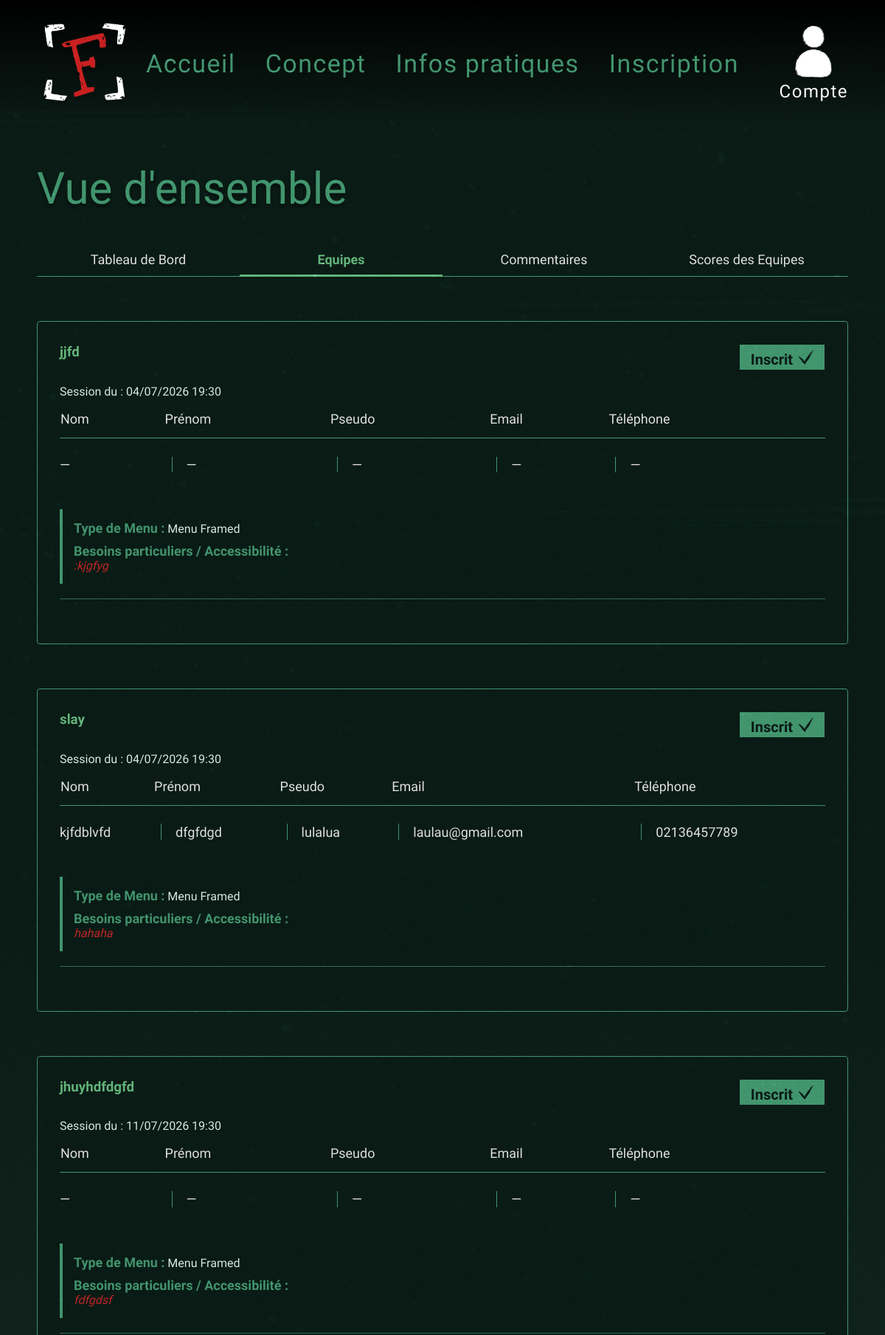
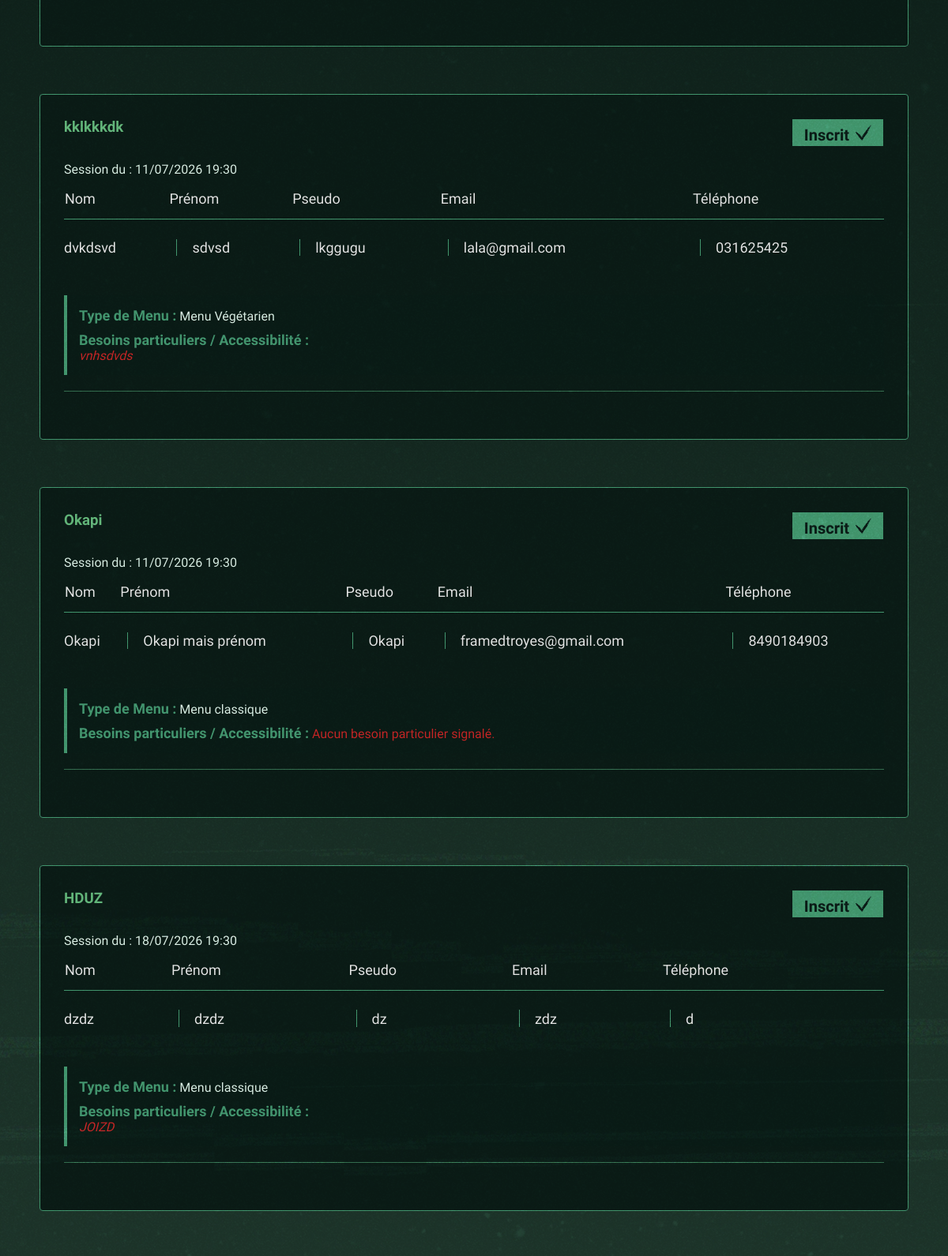
The page /gestion/index.php?onglet=equipes (upper part) on the database its author committed (2 pictures, top to bottom).
### tables this page shows
CREATE TABLE `equipes` (
  `id_equipe` int(11) NOT NULL,
  `nom_equipe` varchar(100) NOT NULL,
  `date_creation` datetime DEFAULT current_timestamp(),
  `nb_participants` int(11) NOT NULL DEFAULT 1,
  `type_menu` varchar(50) NOT NULL DEFAULT 'Menu classique',
  `options_accessibilite` text DEFAULT NULL,
  `id_session` int(11) DEFAULT NULL,
  `score_obtenu` int(11) DEFAULT NULL,
  `score` int(11) NOT NULL DEFAULT 0
);

CREATE TABLE `sessions` (
  `id_session` int(11) NOT NULL,
  `date_session` datetime NOT NULL,
  `est_complete` tinyint(1) NOT NULL DEFAULT 0
);

CREATE TABLE `utilisateurs` (
  `id_utilisateur` int(11) NOT NULL,
  `id_equipe` int(11) NOT NULL,
  `pseudo` varchar(50) NOT NULL,
  `email` varchar(100) NOT NULL,
  `mot_de_passe` varchar(255) NOT NULL,
  `telephone` varchar(15) DEFAULT NULL,
  `role` enum('participant','admin') DEFAULT 'participant',
  `nom` varchar(50) DEFAULT NULL,
  `prenom` varchar(50) DEFAULT NULL
);

### gestion/index.php (called while the page is built, shortened)
<?php
require_once 'admin_model.php';
$onglet = $_GET['onglet'] ?? 'dashboard';
if ($onglet === 'equipes' || $onglet === 'temps') {
    $equipes = recupererToutesLesEquipes();
}
require_once 'admin_view.php';
?>

### gestion/admin_model.php (called while the page is built, shortened)
<?php
require_once __DIR__ . '/../conf/conf.inc.php';
function recupererToutesLesEquipes() {
    global $bdd;
    $req = $bdd->query("
        SELECT e.id_equipe, e.nom_equipe, e.nb_participants, e.type_menu,
               e.options_accessibilite, e.score_obtenu, s.date_session,
               u.nom, u.prenom, u.pseudo AS capitaine_pseudo, u.email, u.telephone
        FROM equipes e
        LEFT JOIN sessions s ON e.id_session = s.id_session
        LEFT JOIN utilisateurs u ON e.id_equipe = u.id_equipe
        ORDER BY s.date_session ASC, e.nom_equipe ASC
    ");
    return $req->fetchAll();
}
?>

### gestion/admin_view.php (the view, shortened to what this page needs)
<?php
require_once '../view/autres_pages/header.php';
?>
<div class="background-gradient-container">
    <div class="dashboard-container">
        <h1 class="dashboard-title">Vue d'ensemble</h1>
        <nav class="tabs-navigation">
            <a href="index.php?onglet=dashboard" class="tab <?= $onglet == 'dashboard' ? 'active' : '' ?>">Tableau de
                Bord</a>
            <a href="index.php?onglet=equipes" class="tab <?= $onglet == 'equipes' ? 'active' : '' ?>">Equipes</a>
            <a href="index.php?onglet=commentaires"
                class="tab <?= $onglet == 'commentaires' ? 'active' : '' ?>">Commentaires</a>
            <a href="index.php?onglet=temps" class="tab <?= $onglet == 'temps' ? 'active' : '' ?>">Scores des
                Equipes</a>
        </nav>
        <?php if ($onglet === 'dashboard'): ?>
            <?php
            $elementsParPage = 3;
            $pageActuelle = isset($_GET['page']) ? (int) $_GET['page'] : 1;
            if ($pageActuelle < 1) {
                $pageActuelle = 1;
            }
            $totalSessions = count($sessions);
            $totalPages = ceil($totalSessions / $elementsParPage);
            if ($pageActuelle > $totalPages && $totalPages > 0) {
                $pageActuelle = $totalPages;
            }
            $offset = ($pageActuelle - 1) * $elementsParPage;
            $sessionsAffichees = array_slice($sessions, $offset, $elementsParPage);
            ?>
            <div class="dashboard-stats">
                <div class="stat-card">
                    <div class="stat-value">4,7/5</div>
                    <div class="stat-label">Note globale sur<br>le site web</div>
                </div>
                <div class="stat-card">
                    <div class="stat-value"><?= htmlspecialchars($stats['joueurs_attendus'] ?? 0) ?></div>
                    <div class="stat-label">Joueurs attendus<br>cette semaine</div>
                </div>
                <div class="stat-card">
                    <div class="stat-value"><?= htmlspecialchars($stats['avis_attente'] ?? 0) ?></div>
                    <div class="stat-label">Avis en attente<br>de validation</div>
                </div>
                <div class="stat-card">
                    <div class="stat-value"><?= htmlspecialchars($stats['taux_reussite'] ?? 0) ?>%</div>
                    <div class="stat-label">Taux de réussite les<br>30 derniers jours</div>
                </div>
            </div>
            <div class="dashboard-table-container">
                <h2 class="table-title">Sessions à venir</h2>
                <table class="dashboard-table">
                    <thead>
                        <tr>
                            <th>Date</th>
                            <th>Equipe</th>
                            <th>Nb. de Joueurs</th>
                            <th>Statut</th>
                        </tr>
                    </thead>
                    <tbody>
                        <?php if (!empty($sessionsAffichees)): ?>
                            <?php foreach ($sessionsAffichees as $index => $session): ?>
                                <?php
                                $isLast = ($index === count($sessionsAffichees) - 1);
                                $classNoBorder = $isLast ? 'no-border-bottom' : '';
                                ?>
                                <tr>
                                    <td class="<?= $classNoBorder ?>">
                                        <?= date('d/m/Y H:i', strtotime($session['date_session'])) ?>
                                    </td>
                                    <td class="border-left <?= $classNoBorder ?>">
                                        <?= htmlspecialchars($session['nom_equipe'] ?? '—') ?>
                                    </td>
                                    <td class="border-left <?= $classNoBorder ?>">
                                        <?= $session['nb_participants'] ?? '—' ?>
                                    </td>
                                    <td class="border-left <?= $classNoBorder ?>">
                                        <?= $session['est_complete'] ? 'Complet' : 'Ouvert' ?>
                                    </td>
                                </tr>
                            <?php endforeach; ?>
                        <?php else: ?>
                            <tr>
                                <td colspan="4" class="no-border-bottom" style="text-align: center; padding: 20px;">Aucune
                                    session à
                                    venir pour le moment.</td>
                            </tr>
                        <?php endif; ?>
                    </tbody>
                </table>
                <div class="table-pagination">
                    <?php if ($pageActuelle > 1): ?>
                        <a href="index.php?onglet=dashboard&page=<?= $pageActuelle - 1 ?>">◀</a>
                    <?php else: ?>
                        <span style="color: rgba(232, 232, 232, 0.3); margin: 0 5px;">◀</span>
                    <?php endif; ?>
                    Page <?= $pageActuelle ?>/<?= max(1, $totalPages) ?>
                    <?php if ($pageActuelle < $totalPages): ?>
                        <a href="index.php?onglet=dashboard&page=<?= $pageActuelle + 1 ?>">▶</a>
                    <?php else: ?>
                        <span style="color: rgba(232, 232, 232, 0.3); margin: 0 5px;">▶</span>
                    <?php endif; ?>
                </div>
            </div>
            <<?php elseif ($onglet === 'equipes'): ?>
                <?php if (!empty($equipes)): ?>
                    <?php foreach ($equipes as $equipe): ?>
                        <div class="dashboard-table-container">
                            <article style="margin-bottom: 30px; border-bottom: 1px solid #3a7a58; padding-bottom: 20px;">
                                <h3
                                    style="color: #6ebd87;font-family: 'Special Elite', cursive;margin-top:0;display: flex;justify-content: space-between;">
                                    <?= htmlspecialchars($equipe['nom_equipe']) ?>
                                    <span class="badge-inscrit"><span class="badge-texte">Inscrit</span><img
                                            src="../view/img/inscrit_vert.webp" alt="✓" width="20" height="20"></span>
                                </h3>
                                <p style="font-family: 'Besley', serif; color: #e0f2e9;">
                                    Session du :
                                    <?= $equipe['date_session'] ? date('d/m/Y H:i', strtotime($equipe['date_session'])) : '—' ?>
                                </p>
                                <table class="dashboard-table">
                                    <thead>
                                        <tr>
                                            <th>Nom</th>
                                            <th>Prénom</th>
                                            <th>Pseudo</th>
                                            <th>Email</th>
                                            <th>Téléphone</th>
                                        </tr>
                                    </thead>
                                    <tbody>
                                        <tr>
                                            <td class="no-border-bottom"><?= htmlspecialchars($equipe['nom'] ?? '—') ?></td>
                                            <td class="border-left no-border-bottom">
                                                <?= htmlspecialchars($equipe['prenom'] ?? '—') ?></td>
                                            <td class="border-left no-border-bottom">
                                                <?= htmlspecialchars($equipe['capitaine_pseudo'] ?? '—') ?>
                                            </td>
                                            <td class="border-left no-border-bottom">
                                                <?= htmlspecialchars($equipe['email'] ?? '—') ?></td>
                                            <td class="border-left no-border-bottom">
                                                <?= htmlspecialchars($equipe['telephone'] ?? '—') ?>
                                            </td>
                                        </tr>
                                    </tbody>
                                </table>
                                <div
                                    style="margin-top: 25px; padding: 15px; background-color: rgba(11, 30, 24, 0.6); border-left: 4px solid #4aa07b; border-radius: 0 4px 4px 0;">
                                    <p style="font-family: 'Besley', serif; color: #e0f2e9; margin: 0 0 10px 0; font-size: 16px;">
                                        <strong style="color: #4aa07b; font-family: 'Special Elite', cursive; font-size: 18px;">Type
                                            de Menu :</strong>
                                        <?= htmlspecialchars($equipe['type_menu'] ?? 'Non spécifié') ?>
                                    </p>
                                    <p style="font-family: 'Besley', serif; color: #cc2929; margin: 0; font-size: 16px;">
                                        <strong
                                            style="color: #4aa07b; font-family: 'Special Elite', cursive; font-size: 18px;">Besoins
                                            particuliers / Accessibilité :</strong>
                                        <?php if (!empty($equipe['options_accessibilite'])): ?>
                                            <br>
                                            <span
                                                style="font-style: italic;"><?= nl2br(htmlspecialchars($equipe['options_accessibilite'])) ?></span>
                                        <?php else: ?>
                                            Aucun besoin particulier signalé.
                                        <?php endif; ?>
                                    </p>
                                </div>
                            </article>
                        </div>
                    <?php endforeach; ?>
                <?php else: ?>
                    <p style="font-family: 'Besley', serif; color: #e0f2e9;">Aucune équipe inscrite pour le moment.</p>
                <?php endif; ?>
    <?php endif; ?>
</div>
</div>
<?php require_once '../view/autres_pages/footer.php'; ?>

### style.css (style rules this page uses)
body { background-color: #0b1d16; margin: 0; position: relative; font-family: "Special Elite", cursive; display: flex; flex-direction: column; min-height: 100vh; }
body::before { content: ""; position: absolute; top: 0; left: 0; width: 100%; height: 100%; background-image: url("view/img/glitch.webp"); background-repeat: repeat; mix-blend-mode: overlay; pointer-events: none; z-index: 9999; }
nav { width: 100%; padding: 20px 50px; display: flex; align-items: center; justify-content: space-between; }
.background-gradient-container { background: linear-gradient(to bottom, #0b1e18 0%, #0b1e18 31%, #254134 100%); width: 100%; min-height: 100vh; overflow: hidden; }
.tab { flex: 1; padding: 15px 10px; text-align: center; font-family: "Special Elite", cursive; font-size: 16px; color: #e8e8e8; border: 2px solid #4aa07b; background-color: transparent; cursor: default; }
.tab.active { background-color: #4aa07b; color: #0b1e18; font-weight: bold; }
.badge-texte { transform: translateY(3px); }
.badge-inscrit { background-color: #4aa07b; color: #0b1e18; font-family: "Special Elite", cursive; font-size: 20px; padding: 5px 15px; border: 1px solid #0b1e18; display: inline-flex; align-items: center; gap: 8px; }
.tabs-navigation { display: flex; justify-content: space-between; border-bottom: 1px solid #4aa07b; margin-bottom: 30px; padding: 0; }
.tabs-navigation .tab { padding: 10px 15px; font-family: "Special Elite", cursive; color: #e8e8e8; font-size: 18px; cursor: pointer; background-color: transparent; border: none; border-bottom: 3px solid transparent; margin-bottom: -1px; white-space: nowrap; text-decoration: none; }
.tabs-navigation .tab.active { color: #6ebd87 !important; border-bottom: 3px solid #6ebd87; }
.dashboard-container { max-width: 1100px; margin: 0 auto; padding-top: 180px; padding-bottom: 40px; }
.dashboard-title { font-family: "Special Elite", cursive; color: #4aa07b; font-size: 60px; font-weight: normal; margin-bottom: 40px; text-shadow: 0 4px 4px rgba(0, 0, 0, 0.4); }
.dashboard-table-container { border: 1px solid #4aa07b; padding: 30px; border-radius: 4px; background-color: #0b1e18; margin-bottom: 40px; margin-top: 60px; }
.dashboard-table { width: 100%; border-collapse: collapse; }
.dashboard-table th { font-family: "Besley", serif; color: #e8e8e8; font-size: 18px; font-weight: normal; text-align: left; padding-bottom: 15px; border-bottom: 1px solid #4aa07b; }
.dashboard-table td { font-family: "Besley", serif; color: #e8e8e8; font-size: 18px; padding: 25px 0; border-bottom: 1px solid #4aa07b; position: relative; }
.dashboard-table td.no-border-bottom { border-bottom: none; }
.dashboard-table td.border-left { padding-left: 30px; }
.dashboard-table td.border-left::before { content: ""; position: absolute; left: 10px; top: 35%; bottom: 35%; width: 1px; background-color: #4aa07b; }

### rows shown on the page
equipes: nom_equipe "jjfd", id_session.date_session "04/07/2026 19:30", nom "—", prenom "—", capitaine_pseudo "—", email "—", telephone "—", type_menu "Menu Framed", options_accessibilite ":kjgfyg"
equipes: nom_equipe "slay", id_session.date_session "04/07/2026 19:30", utilisateurs.nom "kjfdblvfd", utilisateurs.prenom "dfgfdgd", utilisateurs.pseudo "lulalua", utilisateurs.email "laulau@gmail.com", utilisateurs.telephone "02136457789", type_menu "Menu Framed", options_accessibilite "hahaha"
equipes: nom_equipe "jhuyhdfdgfd", id_session.date_session "11/07/2026 19:30", nom "—", prenom "—", capitaine_pseudo "—", email "—", telephone "—", type_menu "Menu Framed", options_accessibilite "fdfgdsf"
equipes: nom_equipe "kklkkkdk", id_session.date_session "11/07/2026 19:30", utilisateurs.nom "dvkdsvd", utilisateurs.prenom "sdvsd", utilisateurs.pseudo "lkggugu", utilisateurs.email "lala@gmail.com", utilisateurs.telephone "031625425", type_menu "Menu Végétarien", options_accessibilite "vnhsdvds"
equipes: nom_equipe "Okapi", id_session.date_session "11/07/2026 19:30", utilisateurs.nom "Okapi", utilisateurs.prenom "Okapi mais prénom", utilisateurs.pseudo "Okapi", utilisateurs.email "framedtroyes@gmail.com", utilisateurs.telephone "8490184903", type_menu "Menu classique", options_accessibilite "Aucun besoin particulier signalé."
equipes: nom_equipe "HDUZ", id_session.date_session "18/07/2026 19:30", utilisateurs.nom "dzdz", utilisateurs.prenom "dzdz", utilisateurs.pseudo "dz", utilisateurs.email "zdz", utilisateurs.telephone "d", type_menu "Menu classique", options_accessibilite "JOIZD"
